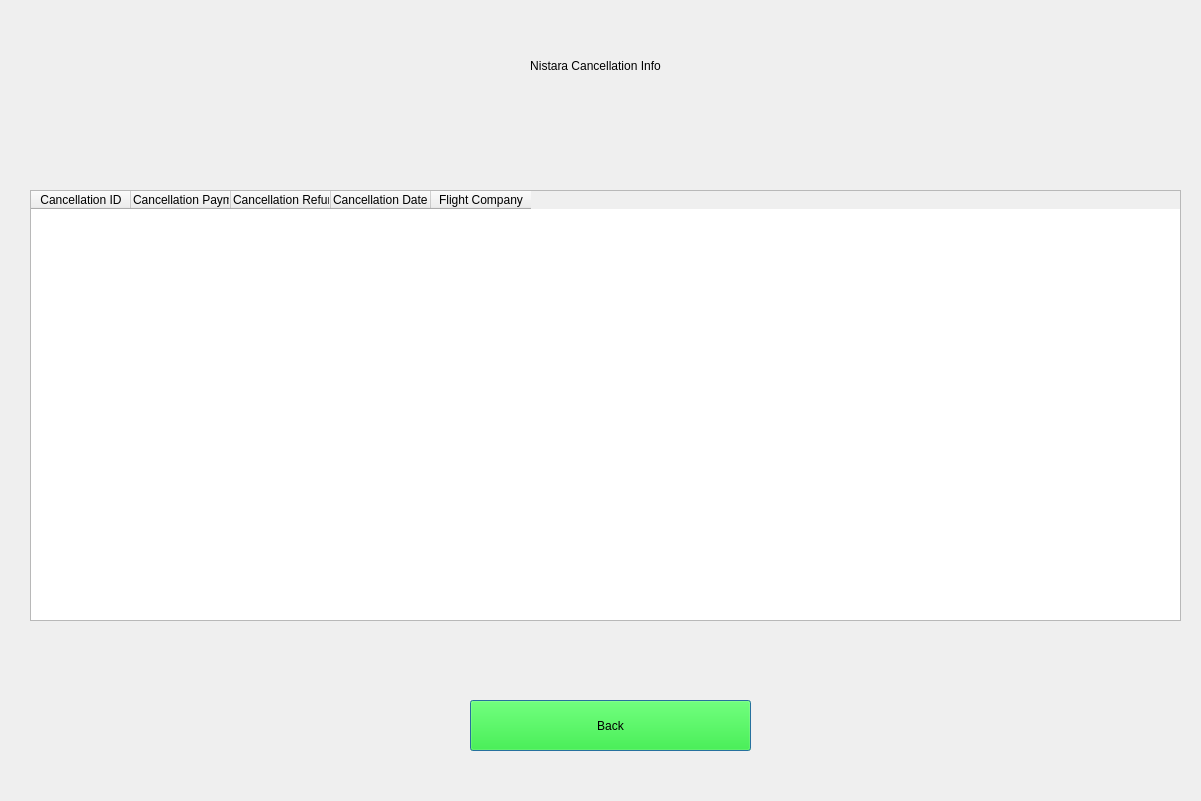
<?xml version="1.0" encoding="UTF-8"?>
<ui version="4.0">
 <class>Dialog</class>
 <widget class="QDialog" name="Dialog">
  <property name="geometry">
   <rect>
    <x>0</x>
    <y>0</y>
    <width>1201</width>
    <height>801</height>
   </rect>
  </property>
  <property name="windowTitle">
   <string>Dialog</string>
  </property>
  <widget class="QLabel" name="HeaderLabel">
   <property name="geometry">
    <rect>
     <x>210</x>
     <y>30</y>
     <width>771</width>
     <height>71</height>
    </rect>
   </property>
   <property name="styleSheet">
    <string notr="true">
font: 36pt &quot;MS Shell Dlg 2&quot;;</string>
   </property>
   <property name="text">
    <string>Nistara Cancellation Info</string>
   </property>
   <property name="alignment">
    <set>Qt::AlignCenter</set>
   </property>
  </widget>
  <widget class="QTableWidget" name="Payments_Info_TableWidget">
   <property name="geometry">
    <rect>
     <x>30</x>
     <y>190</y>
     <width>1151</width>
     <height>431</height>
    </rect>
   </property>
   <column>
    <property name="text">
     <string>Cancellation ID</string>
    </property>
   </column>
   <column>
    <property name="text">
     <string>Cancellation Payment ID</string>
    </property>
    <property name="textAlignment">
     <set>AlignLeading|AlignVCenter</set>
    </property>
   </column>
   <column>
    <property name="text">
     <string>Cancellation Refund</string>
    </property>
    <property name="textAlignment">
     <set>AlignLeading|AlignVCenter</set>
    </property>
   </column>
   <column>
    <property name="text">
     <string>Cancellation Date</string>
    </property>
    <property name="textAlignment">
     <set>AlignLeading|AlignVCenter</set>
    </property>
   </column>
   <column>
    <property name="text">
     <string>Flight Company</string>
    </property>
   </column>
  </widget>
  <widget class="QLabel" name="label">
   <property name="geometry">
    <rect>
     <x>310</x>
     <y>130</y>
     <width>551</width>
     <height>31</height>
    </rect>
   </property>
   <property name="styleSheet">
    <string notr="true">font: 10pt &quot;MS Shell Dlg 2&quot;;
color: rgb(255, 0, 0);</string>
   </property>
   <property name="text">
    <string/>
   </property>
   <property name="alignment">
    <set>Qt::AlignCenter</set>
   </property>
  </widget>
  <widget class="QPushButton" name="Back_Button">
   <property name="geometry">
    <rect>
     <x>470</x>
     <y>700</y>
     <width>281</width>
     <height>51</height>
    </rect>
   </property>
   <property name="styleSheet">
    <string notr="true">font: 16pt &quot;MS Shell Dlg 2&quot;;
background-color: rgb(0, 255, 0);
</string>
   </property>
   <property name="text">
    <string>Back</string>
   </property>
  </widget>
 </widget>
 <resources/>
 <connections/>
</ui>
